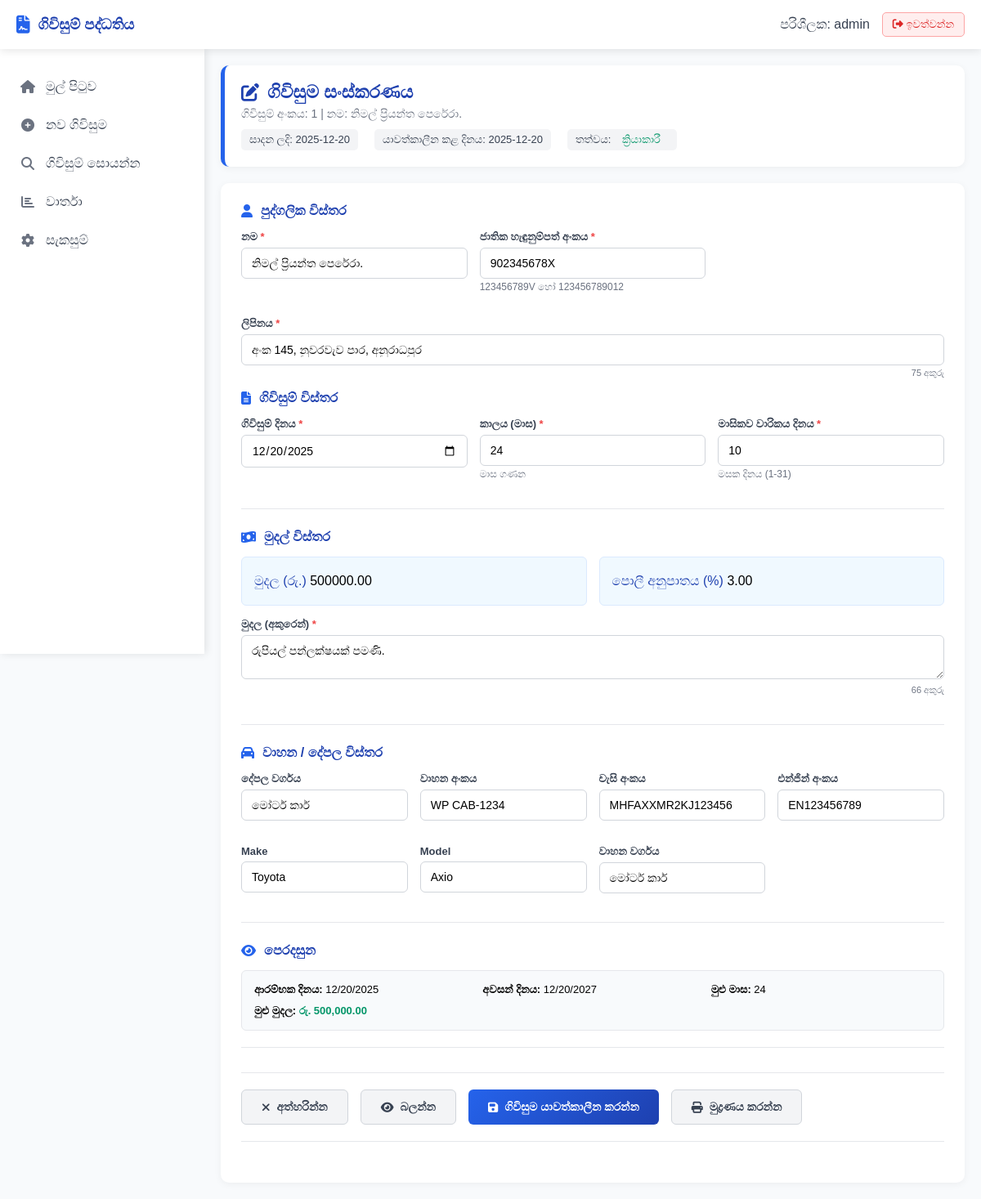
The app's page /edit_agreement.php?id=1 (signed in) with its own data.
### tables this page shows
CREATE TABLE `agreements` (
  `id` int(11) NOT NULL,
  `name` varchar(255) DEFAULT NULL,
  `address` text DEFAULT NULL,
  `nic` varchar(20) DEFAULT NULL,
  `agreement_date` date DEFAULT NULL,
  `payment_day` int(11) DEFAULT NULL,
  `period_months` int(11) DEFAULT NULL,
  `end_date` date DEFAULT NULL,
  `amount_number` decimal(12,2) DEFAULT NULL,
  `amount_words` varchar(255) DEFAULT NULL,
  `interest_rate` decimal(5,2) DEFAULT NULL,
  `product_sinhala` varchar(255) DEFAULT NULL,
  `vehicle_number` varchar(50) DEFAULT NULL,
  `chassis_number` varchar(100) DEFAULT NULL,
  `engine_number` varchar(100) DEFAULT NULL,
  `make` varchar(100) DEFAULT NULL,
  `model` varchar(100) DEFAULT NULL,
  `vehicle_class_sinhala` varchar(100) DEFAULT NULL,
  `created_at` timestamp NULL DEFAULT current_timestamp(),
  `updated_at` timestamp NOT NULL DEFAULT current_timestamp()
);

### edit_agreement.php (the view, shortened to what this page needs)
<?php
require_once 'db.php';
$agreement_id = isset($_GET['id']) ? (int)$_GET['id'] : 0;
$stmt = $conn->prepare("SELECT * FROM agreements WHERE id = ?");
$stmt->bind_param("i", $agreement_id);
$stmt->execute();
$result = $stmt->get_result();
$agreement = $result->fetch_assoc();
?>
<!DOCTYPE html>
<html lang="si">
<head>
<link rel="stylesheet" href="https://cdnjs.cloudflare.com/ajax/libs/font-awesome/6.4.0/css/all.min.css">
</head>
<body>
    <div class="top-header">
        <div class="logo">
            <i class="fas fa-file-contract"></i>
            <span>ගිවිසුම් පද්ධතිය</span>
        </div>
        <div class="user-info">
            <span>පරිශීලක: <?php echo isset($_SESSION['username']) ? htmlspecialchars($_SESSION['username']) : 'Admin'; ?></span>
            <a href="logout.php" class="logout-btn">
                <i class="fas fa-sign-out-alt"></i> ඉවත්වන්න
            </a>
        </div>
    </div>
    <div class="sidebar">
        <ul class="nav-menu">
            <li class="nav-item">
                <a href="dashboard.php" class="nav-link">
                    <i class="fas fa-home"></i>
                    <span>මුල් පිටුව</span>
                </a>
            </li>
            <li class="nav-item">
                <a href="index.php" class="nav-link">
                    <i class="fas fa-plus-circle"></i>
                    <span>නව ගිවිසුම</span>
                </a>
            </li>
            <li class="nav-item">
                <a href="view_agreements.php" class="nav-link">
                    <i class="fas fa-search"></i>
                    <span>ගිවිසුම් සොයන්න</span>
                </a>
            </li>
            <li class="nav-item">
                <a href="reports.php" class="nav-link">
                    <i class="fas fa-chart-bar"></i>
                    <span>වාර්තා</span>
                </a>
            </li>
            <li class="nav-item">
                <a href="settings.php" class="nav-link">
                    <i class="fas fa-cog"></i>
                    <span>සැකසුම්</span>
                </a>
            </li>
        </ul>
    </div>
    <div class="main-content">
        <div class="page-header">
            <h1><i class="fas fa-edit"></i> ගිවිසුම සංස්කරණය</h1>
            <p>ගිවිසුම් අංකය: <?php echo $agreement_id; ?> | නම: <?php echo htmlspecialchars($agreement['name']); ?></p>
            <div class="agreement-info">
                <span>සාදන ලදි: <?php echo date('Y-m-d', strtotime($agreement['created_at'])); ?></span>
                <?php if ($agreement['updated_at']): ?>
                    <span>යාවත්කාලීන කළ දිනය: <?php echo date('Y-m-d', strtotime($agreement['updated_at'])); ?></span>
                <?php endif; ?>
                <span>තත්වය:
                    <?php
                    $today = new DateTime();
                    $end_date = new DateTime($agreement['end_date']);
                    if ($end_date < $today) {
                        echo '<span style="color: #dc2626;">කල් ඉකුත් වූ</span>';
                    } else {
                        echo '<span style="color: #059669;">ක්‍රියාකාරී</span>';
                    }
                    ?>
                </span>
            </div>
        </div>
        <form method="POST" action="" class="form-container">
            <div class="form-section">
                <div class="section-title">
                    <i class="fas fa-user"></i>
                    <span>පුද්ගලික විස්තර</span>
                </div>
                <div class="form-grid">
                    <div class="form-group">
                        <label for="name" class="required">නම</label>
                        <input type="text" id="name" name="name"
                               value="<?php echo htmlspecialchars($agreement['name']); ?>"
                               required>
                    </div>
                    <div class="form-group">
                        <label for="nic" class="required">ජාතික හැඳුනුම්පත් අංකය</label>
                        <input type="text" id="nic" name="nic"
                               value="<?php echo htmlspecialchars($agreement['nic']); ?>"
                               required>
                        <span class="helper">123456789V හෝ 123456789012</span>
                    </div>
                   <div class="form-group" style="grid-column: 1 / -1;">
    <label for="address" class="required">ලිපිනය</label>
    <input type="text" id="address" name="address" value="<?php echo htmlspecialchars($agreement['address'] ?? ''); ?>" required>
    <div class="char-counter">
        <span id="address_counter"><?php echo strlen($agreement['address'] ?? ''); ?></span> අකුරු
    </div>
</div>
            </div>
            <div class="form-section">
                <div class="section-title">
                    <i class="fas fa-file-alt"></i>
                    <span>ගිවිසුම් විස්තර</span>
                </div>
                <div class="form-grid">
                    <div class="form-group">
                        <label for="agreement_date" class="required">ගිවිසුම් දිනය</label>
                        <input type="date" id="agreement_date" name="agreement_date"
                               value="<?php echo htmlspecialchars($agreement['agreement_date']); ?>"
                               required>
                    </div>
                    <div class="form-group">
                        <label for="period_months" class="required">කාලය (මාස)</label>
                        <input type="number" id="period_months" name="period_months"
                               value="<?php echo htmlspecialchars($agreement['period_months']); ?>"
                               min="1" max="360" required>
                        <span class="helper">මාස ගණන</span>
                    </div>
                    <div class="form-group">
                        <label for="payment_day" class="required">මාසිකව වාරිකය දිනය</label>
                        <input type="number" id="payment_day" name="payment_day"
                               value="<?php echo htmlspecialchars($agreement['payment_day']); ?>"
                               min="1" max="31" required>
                        <span class="helper">මසක දිනය (1-31)</span>
                    </div>
                </div>
            </div>
            <div class="form-section">
                <div class="section-title">
                    <i class="fas fa-money-bill-wave"></i>
                    <span>මුදල් විස්තර</span>
                </div>
                <div class="financial-grid">
                    <div class="financial-item">
                        <label for="amount_number" class="required">මුදල (රු.)</label>
                        <input type="number" id="amount_number" name="amount_number"
                               value="<?php echo htmlspecialchars($agreement['amount_number']); ?>"
                               step="0.01" min="0.01" required>
                    </div>
                    <div class="financial-item">
                        <label for="interest_rate" class="required">පොලී අනුපාතය (%)</label>
                        <input type="number" id="interest_rate" name="interest_rate"
                               value="<?php echo htmlspecialchars($agreement['interest_rate']); ?>"
                               step="0.01" min="0" required>
                    </div>
                </div>
                <div class="form-group" style="margin-top: 15px;">
                    <label for="amount_words" class="required">මුදල (අකුරෙන්)</label>
                    <textarea id="amount_words" name="amount_words" rows="2" required><?php echo htmlspecialchars($agreement['amount_words']); ?></textarea>
                    <div class="char-counter">
                        <span id="amount_words_counter"><?php echo strlen($agreement['amount_words']); ?></span> අකුරු
                    </div>
                </div>
            </div>
            <div class="form-section">
                <div class="section-title">
                    <i class="fas fa-car"></i>
                    <span>වාහන / දේපල විස්තර</span>
                </div>
                <div class="vehicle-grid">
                    <div class="form-group">
                        <label for="product_sinhala">දේපල වර්ගය</label>
                        <input type="text" id="product_sinhala" name="product_sinhala"
                               value="<?php echo htmlspecialchars($agreement['product_sinhala'] ?? ''); ?>"
                               placeholder="මෝටර් රථය, ඉඩම, ආදිය">
                    </div>
                    <div class="form-group">
                        <label for="vehicle_number">වාහන අංකය</label>
                        <input type="text" id="vehicle_number" name="vehicle_number"
                               value="<?php echo htmlspecialchars($agreement['vehicle_number'] ?? ''); ?>"
                               placeholder="CAB-1234">
                    </div>
                    <div class="form-group">
                        <label for="chassis_number">චැසි අංකය</label>
                        <input type="text" id="chassis_number" name="chassis_number"
                               value="<?php echo htmlspecialchars($agreement['chassis_number'] ?? ''); ?>">
                    </div>
                    <div class="form-group">
                        <label for="engine_number">එන්ජින් අංකය</label>
                        <input type="text" id="engine_number" name="engine_number"
                               value="<?php echo htmlspecialchars($agreement['engine_number'] ?? ''); ?>">
                    </div>
                    <div class="form-group">
                        <label for="make">Make</label>
                        <input type="text" id="make" name="make"
                               value="<?php echo htmlspecialchars($agreement['make'] ?? ''); ?>">
                    </div>
                    <div class="form-group">
                        <label for="model">Model</label>
                        <input type="text" id="model" name="model"
                               value="<?php echo htmlspecialchars($agreement['model'] ?? ''); ?>">
                    </div>
                    <div class="form-group">
                        <label for="vehicle_class_sinhala">වාහන වර්ගය</label>
                        <input type="text" id="vehicle_class_sinhala" name="vehicle_class_sinhala"
                               value="<?php echo htmlspecialchars($agreement['vehicle_class_sinhala'] ?? ''); ?>"
                               placeholder="සෙඩෑන්, වෑන්, බස්">
                    </div>
                </div>
            </div>
            <div class="form-section">
                <div class="section-title">
                    <i class="fas fa-eye"></i>
                    <span>පෙරදසුන</span>
                </div>
                <div style="background: #f8fafc; padding: 15px; border-radius: 6px; border: 1px solid #e5e7eb;">
                    <div style="display: grid; grid-template-columns: repeat(auto-fit, minmax(200px, 1fr)); gap: 10px; font-size: 13px;">
                        <div>
                            <strong>ආරම්භක දිනය:</strong>
                            <span id="preview_start_date"><?php echo $agreement['agreement_date']; ?></span>
                        </div>
                        <div>
                            <strong>අවසන් දිනය:</strong>
                            <span id="preview_end_date"><?php echo $agreement['end_date']; ?></span>
                        </div>
                        <div>
                            <strong>මුළු මාස:</strong>
                            <span id="preview_months"><?php echo $agreement['period_months']; ?></span>
                        </div>
                        <div>
                            <strong>මුළු මුදල:</strong>
                            <span id="preview_amount" style="color: #059669; font-weight: 600;">
                            </span>
                        </div>
                    </div>
                </div>
            </div>
            <div class="form-actions">
                <a href="view_agreements.php" class="btn btn-secondary">
                    <i class="fas fa-times"></i> අත්හරින්න
                </a>
                <a href="view_agreements.php?id=<?php echo $agreement_id; ?>" class="btn btn-secondary">
                    <i class="fas fa-eye"></i> බලන්න
                </a>
                <button type="submit" class="btn btn-primary">
                    <i class="fas fa-save"></i> ගිවිසුම යාවත්කාලීන කරන්න
                </button>
                <a href="preview.php?id=<?php echo $agreement_id; ?>" target="_blank" class="btn btn-secondary">
                    <i class="fas fa-print"></i> මුද්‍රණය කරන්න
                </a>
            </div>
        </form>
    </div>
</body>
</html>

### records on screen
agreements: name "නිමල් ප්‍රියන්ත පෙරේරා.", created_at "2025-12-20", updated_at "2025-12-20", nic "902345678X", address "අංක 145, නුවරවැව පාර, අනුරාධපුර", address "75", agreement_date "12/20/2025", period_months "24", payment_day "10", amount_number "500000.00", interest_rate "3.00", amount_words "රුපියල් පන්ලක්ෂයක් පමණි.", amount_words "66", product_sinhala "මෝටර් කාර්", vehicle_number "WP CAB-1234", chassis_number "MHFAXXMR2KJ123456", engine_number "EN123456789", make "Toyota", model "Axio", vehicle_class_sinhala "මෝටර් කාර්"

### other values on screen
$_SESSION['username'] "admin"
$agreement_id "1"
